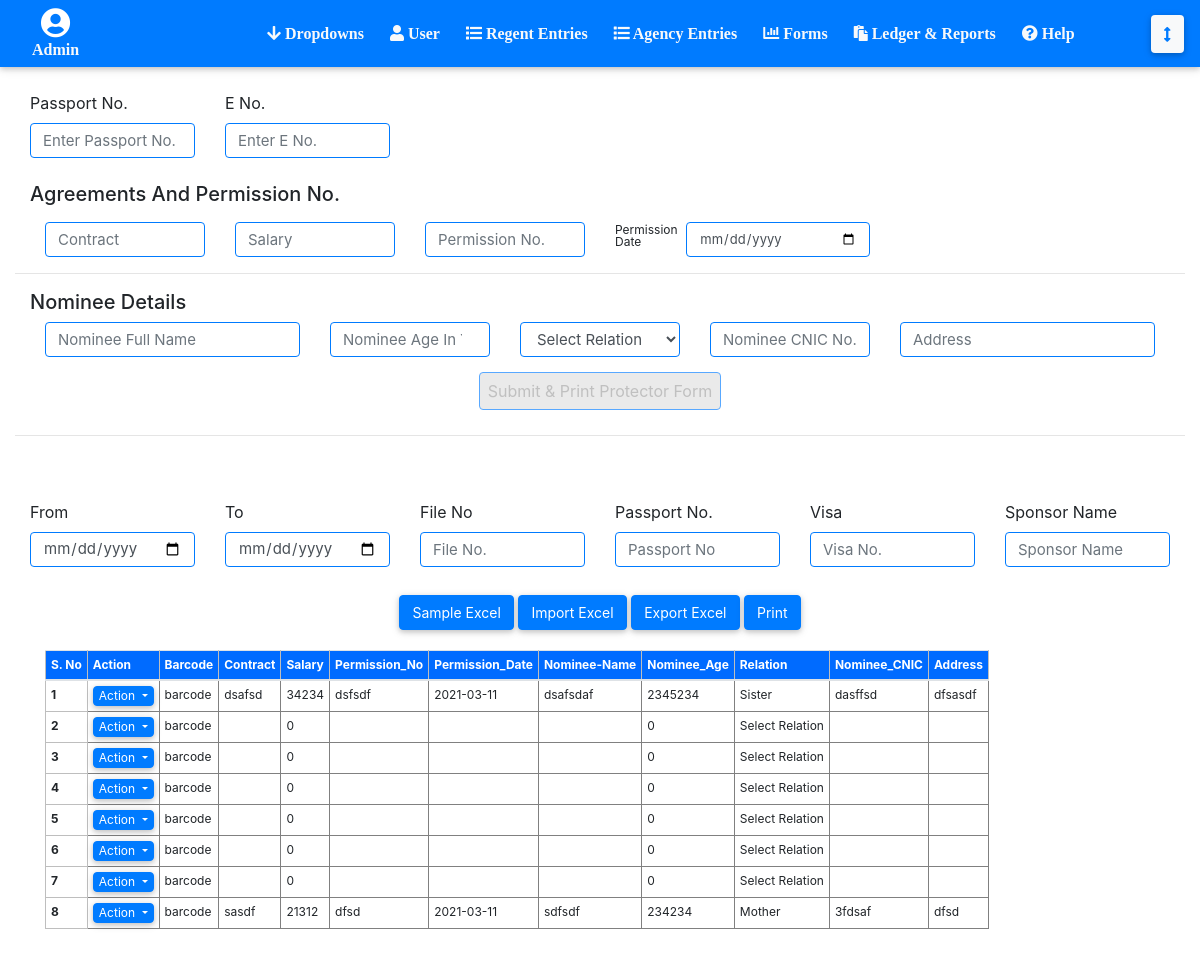
Before: /Regent-Entry-Agreement-Nominee-Detail.php (signed in) with the older database file.
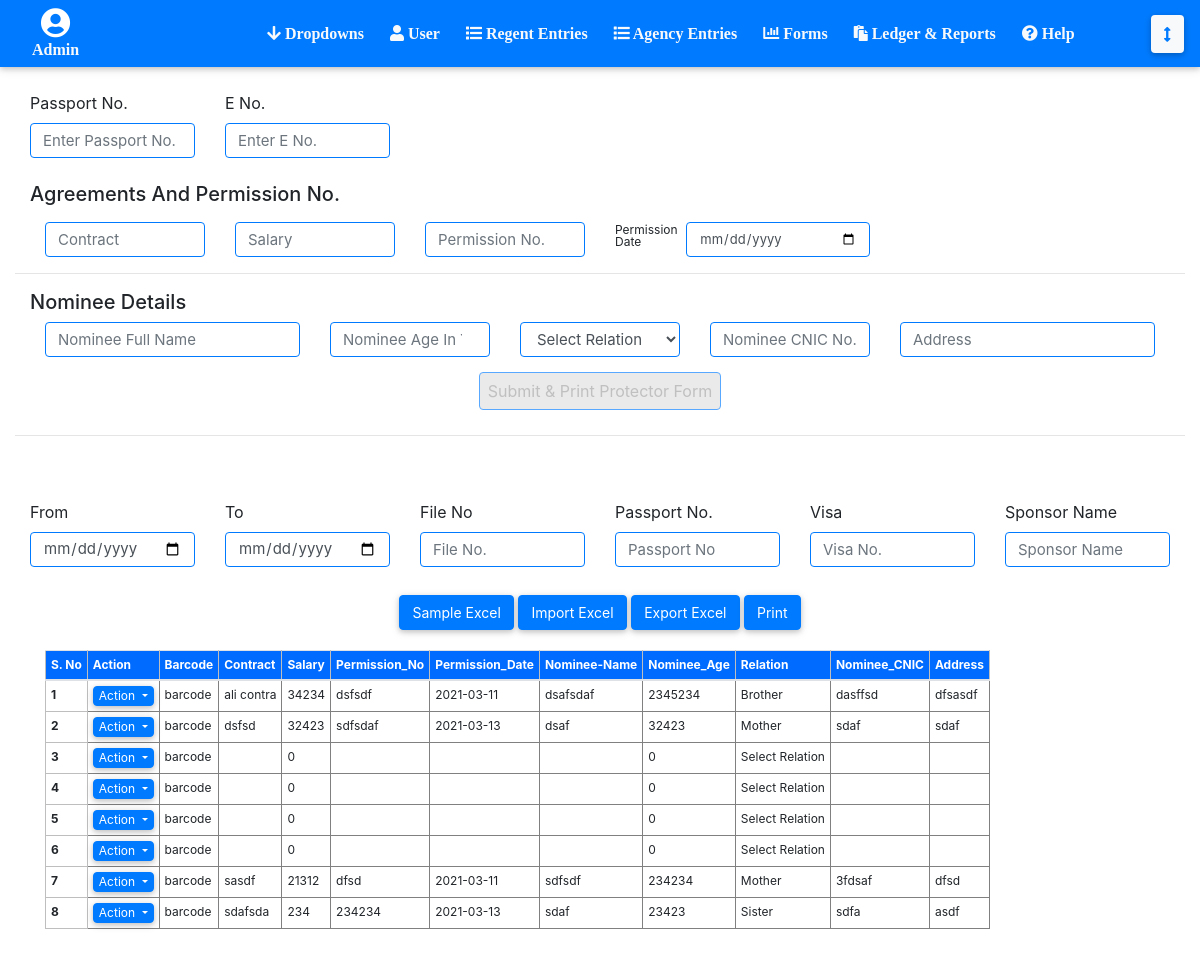
After: the same page with the newer database file.
### tables this page shows
CREATE TABLE `agreement_details` (
  `agreement_id` int(11) NOT NULL,
  `user_id` int(11) NOT NULL,
  `passenger_id` int(11) NOT NULL,
  `agreements_contract` varchar(30) DEFAULT NULL,
  `agreements_salary` double DEFAULT NULL,
  `agreements_permission_number` varchar(30) DEFAULT NULL,
  `agreements_permission_date` varchar(30) DEFAULT NULL,
  `nominee_full_name` varchar(30) DEFAULT NULL,
  `nominee_age` int(11) DEFAULT NULL,
  `nominee_relation` varchar(30) DEFAULT NULL,
  `nominee_cnic` varchar(30) DEFAULT NULL,
  `nominee_address` text DEFAULT NULL,
  `current_date_submission` varchar(255) DEFAULT NULL,
  `type` varchar(20) DEFAULT NULL
);

### Regent-Entry-Agreement-Nominee-Detail.php (the view, shortened to what the changed rows need)
<?php
include('connect.php');
include('header.php');
?>
      <section class="container-fluid ">
        <br>
<br>
<br><br>
<section class="container-fluid">
<br>
<br>
<section class="container-fluid">
            <table class="table table-responsive  mb-5  " style="padding-bottom:130px">
                <thead>
                    <tr>
                      <th scope="col">S. No</th>
                      <th scope="col" ><span class="text-primary"></span>Action<span class="text-primary"></span></th>
                      <th scope="col">Barcode</th>
                      <th scope="col">Contract</th>
                      <th scope="col">Salary</th>
                      <th scope="col">Permission_No</th>
                      <th scope="col">Permission_Date</th>
                      <th scope="col">Nominee-Name</th>
                      <th scope="col">Nominee_Age</th>
                      <th scope="col">Relation</th>
                      <th scope="col">Nominee_CNIC</th>
                      <th scope="col">Address</th>
                    </tr>
                  </thead>
                  <tbody>
<?php
                  $query = mysqli_query($con, "
select * from agreement_details
                    ") or die(mysqli_error($con));
$count =1;
                  while ($row=mysqli_fetch_array($query)) {
                    ?>
                    <tr>
                     <th scope="row"><?php echo $count ?></th>
                     <td >
                     <div class="dropdown">
                            <button class="btn btn-primary dropdown-toggle" type="button" id="dropdownMenuButton" data-toggle="dropdown" aria-haspopup="true" aria-expanded="false"  style="font-size: 12px !important; color: white; padding: 0px; margin: 0px; padding-left: 5px !important; padding-right: 5px !important;">
                                Action
                            </button>
                        </div>
                </td>
                     <td><?php echo "barcode" ?></td>
                     <td><?php echo $row['agreements_contract'] ?></td>
                     <td><?php echo $row['agreements_salary'] ?></td>
                     <td><?php echo $row['agreements_permission_number'] ?></td>
                     <td><?php echo $row['agreements_permission_date'] ?></td>
                     <td><?php echo $row['nominee_full_name'] ?></td>
                     <td><?php echo $row['nominee_age'] ?></td>
                     <td><?php echo $row['nominee_relation'] ?></td>
                     <td><?php echo $row['nominee_cnic'] ?></td>
                     <td><?php echo $row['nominee_address'] ?></td>
                </tr>
                    <?php
                    $count++;
                  }
                  ?>
                  </tbody>
            </table>
</section>
</body>
</html>

Changed rows visible on the page:
removed agreement_details: agreements_salary "0", nominee_age "0", nominee_relation "Select Relation"
changed agreement_details "dsfsdf": agreements_contract "dsafsd" → "ali contra"; nominee_relation "Sister" → "Brother"
changed agreement_details: agreements_contract (not shown) → "dsfsd"; agreements_salary "0" → "32423"; agreements_permission_number (not shown) → "sdfsdaf"; agreements_permission_date (not shown) → "2021-03-13"; nominee_full_name (not shown) → "dsaf"; nominee_age "0" → "32423"; nominee_relation "Select Relation" → "Mother"; nominee_cnic (not shown) → "sdaf"; nominee_address (not shown) → "sdaf"
added agreement_details: agreements_contract "sdafsda", agreements_salary "234", agreements_permission_number "234234", agreements_permission_date "2021-03-13", nominee_full_name "sdaf", nominee_age "23423", nominee_relation "Sister", nominee_cnic "sdfa", nominee_address "asdf"
